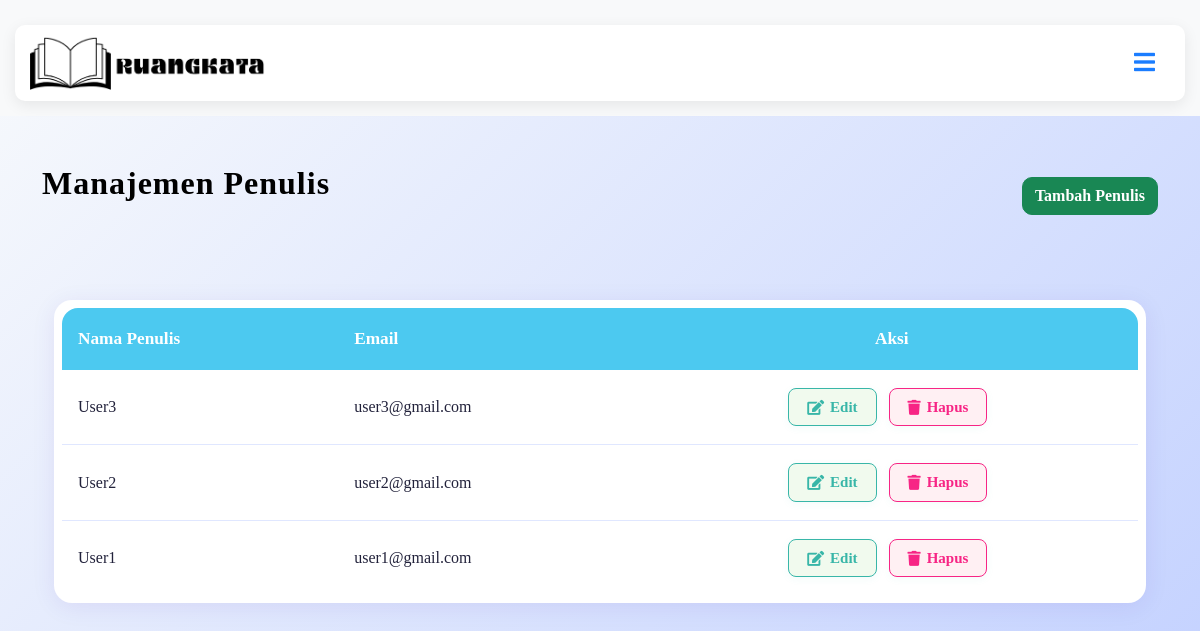
/penulis.php (signed in), run on the app's committed database.
### tables this page shows
CREATE TABLE
  `author` (
    `id` int (11) NOT NULL,
    `nickname` varchar(100) NOT NULL,
    `email` varchar(150) NOT NULL,
    `password` varchar(255) NOT NULL
  );

### penulis.php (the view, shortened to what this page needs)
<?php
include 'db.php';
$penulis = mysqli_query($conn, "SELECT * FROM author ORDER BY id DESC");
?>
<!DOCTYPE html>
<html lang="en">
<head>
    <link href="css/bootstrap.min.css" rel="stylesheet">
    <link href="css/style.css" rel="stylesheet">
    <link rel="stylesheet" href="https://use.fontawesome.com/releases/v5.15.4/css/all.css" />
    <link href="https://cdn.jsdelivr.net/npm/bootstrap-icons@1.4.1/font/bootstrap-icons.css" rel="stylesheet">
</head>
<body>
    <div class="main-navbar-container">
        <div class="navbar-wrapper">
            <nav class="custom-navbar">
                <a href="index.php" class="navbar-brand-custom">
                    <img src="img/logo.png" alt="Ruang Kata" class="logo-navbar">
                </a>
                <button class="navbar-toggler-custom" type="button" aria-controls="navbarCollapse" aria-expanded="false" aria-label="Toggle navigation">
                    <span class="fa fa-bars text-primary"></span>
                </button>
            </nav>
        </div>
    </div>
    <div class="container py-5">
        <div class="d-flex justify-content-between align-items-center mb-4">
            <h2>Manajemen Penulis</h2>
            <button type="button" class="btn btn-success" data-bs-toggle="modal" data-bs-target="#modalTambahPenulis">
                Tambah Penulis
            </button>
        </div>
        <div class="container py-5">
            <div class="category-card">
                <div class="category-card-body">
                    <table class="category-table">
                        <thead>
                            <tr>
                                <th>Nama Penulis</th>
                                <th>Email</th>
                                <th class="text-center">Aksi</th>
                            </tr>
                        </thead>
                        <tbody>
                            <?php while ($row = mysqli_fetch_assoc($penulis)): ?>
                                <tr>
                                    <td><?php echo htmlspecialchars($row['nickname']); ?></td>
                                    <td><?php echo htmlspecialchars($row['email']); ?></td>
                                    <td class="text-center">
                                        <a href="penulis.php?edit=<?php echo $row['id']; ?>" class="btn-action btn-edit"><i class="fas fa-edit"></i> Edit</a>
                                        <a href="penulis.php?delete=<?php echo $row['id']; ?>" class="btn-action btn-delete" onclick="return confirm('Hapus penulis ini?')"><i class="fas fa-trash"></i> Hapus</a>
                                    </td>
                                </tr>
                            <?php endwhile; ?>
                        </tbody>
                    </table>
                </div>
            </div>
        </div>
    </div>
</body>
</html>

### css/style.css (style rules this page uses)
.btn { font-weight: 600; transition: 0.5s; }
:root { --primary-color: #19b3b3; --secondary-color: #0a7676; --light-bg: #f8f9fa; --white-color: #ffffff; --dark-text-color: #333; --border-color-subtle: rgba(0, 0, 0, 0.08); --shadow-light: rgba(0, 0, 0, 0.08); }
.main-navbar-container { width: 100%; background-color: var(--light-bg); padding: 15px 0; }
.navbar-wrapper { max-width: 1200px; margin: 0 auto; padding: 0 15px; }
.custom-navbar { display: flex; justify-content: space-between; align-items: center; background-color: var(--white-color); border-radius: 15px; box-shadow: 0 4px 15px var(--shadow-light); padding: 10px 25px; margin-top: 15px; position: relative; z-index: 1000; }
.navbar-brand-custom .logo-navbar { height: 55px; transition: transform 0.3s ease-in-out; }
.navbar-toggler-custom { display: none; background: none; border: none; cursor: pointer; padding: 10px 15px; font-size: 24px; color: var(--primary-color); }
@media (max-width: 1200px) { .custom-navbar { flex-wrap: wrap; padding: 10px 15px; border-radius: 10px; margin-top: 10px; } }
@media (max-width: 1200px) { .navbar-toggler-custom { display: block; order: 1; } }
@media (max-width: 1200px) { .navbar-brand-custom { margin-right: auto; } }
body { background: linear-gradient(135deg, #f8fafc 0%, #c3d1ff 100%); font-family: "Merriweather", "Times New Roman", Times, serif; color: #22223b; }
h2 { font-weight: 800; letter-spacing: 1px; color: #000000; font-family: "Merriweather", "Times New Roman", Times, serif; }
.logo-navbar { width: auto; height: 60px; object-fit: contain; display: block; }
.btn-action { display: inline-flex; align-items: center; gap: 6px; padding: 7px 18px; border-radius: 8px; font-weight: 600; font-size: 15px; margin-right: 8px; text-decoration: none; border: none; cursor: pointer; transition: background 0.18s, color 0.18s, box-shadow 0.18s; box-shadow: 0 2px 8px 0 rgba(56, 182, 168, 0.06); }
.btn-edit { background: #f1faee; color: #38b6a8; border: 1.5px solid #38b6a8; }
.btn-delete { background: #fff0f3; color: #f72585; border: 1.5px solid #f72585; }
.category-card { background: #fff; border-radius: 18px; box-shadow: 0 4px 24px 0 rgba(58, 12, 163, 0.08); border: none; margin-bottom: 2rem; max-width: 100%; margin-left: auto; margin-right: auto; }
.category-card-body { padding: 8px 8px 8px 8px; }
.category-table { width: 100%; border-collapse: separate; border-spacing: 0; background: transparent; border-radius: 16px; overflow: hidden; font-size: 1rem; }
.category-table th, .category-table td { padding: 18px 16px; text-align: left; vertical-align: middle; }
.category-table th { background: #4cc9f0; color: #fff; font-weight: 700; border: none; font-size: 1.08rem; }
.category-table tr:not(:last-child) td { border-bottom: 1px solid #e0e7ff; }
.penulis-card, .category-card { background: #fff; border-radius: 18px; box-shadow: 0 4px 24px 0 rgba(58, 12, 163, 0.08); border: none; margin-bottom: 2rem; max-width: 100%; margin-left: auto; margin-right: auto; }
.penulis-card-body, .category-card-body { padding: 8px 8px 8px 8px; }
.penulis-table, .category-table { width: 100%; border-collapse: separate; border-spacing: 0; background: transparent; border-radius: 16px; overflow: hidden; font-size: 1rem; }
.penulis-table th, .penulis-table td, .category-table th, .category-table td { padding: 18px 16px; text-align: left; vertical-align: middle; }
.penulis-table th, .category-table th { background: #4cc9f0; color: #fff; font-weight: 700; border: none; font-size: 1.08rem; }
.penulis-table tr:not(:last-child) td, .category-table tr:not(:last-child) td { border-bottom: 1px solid #e0e7ff; }
h2 { font-weight: 800; letter-spacing: 1px; color: #000000; margin-bottom: 0.8em; font-family: "Merriweather", "Times New Roman", Times, serif; }

### data on the page
author: nickname "User3", email "user3@gmail.com"
author: nickname "User2", email "user2@gmail.com"
author: nickname "User1", email "user1@gmail.com"
